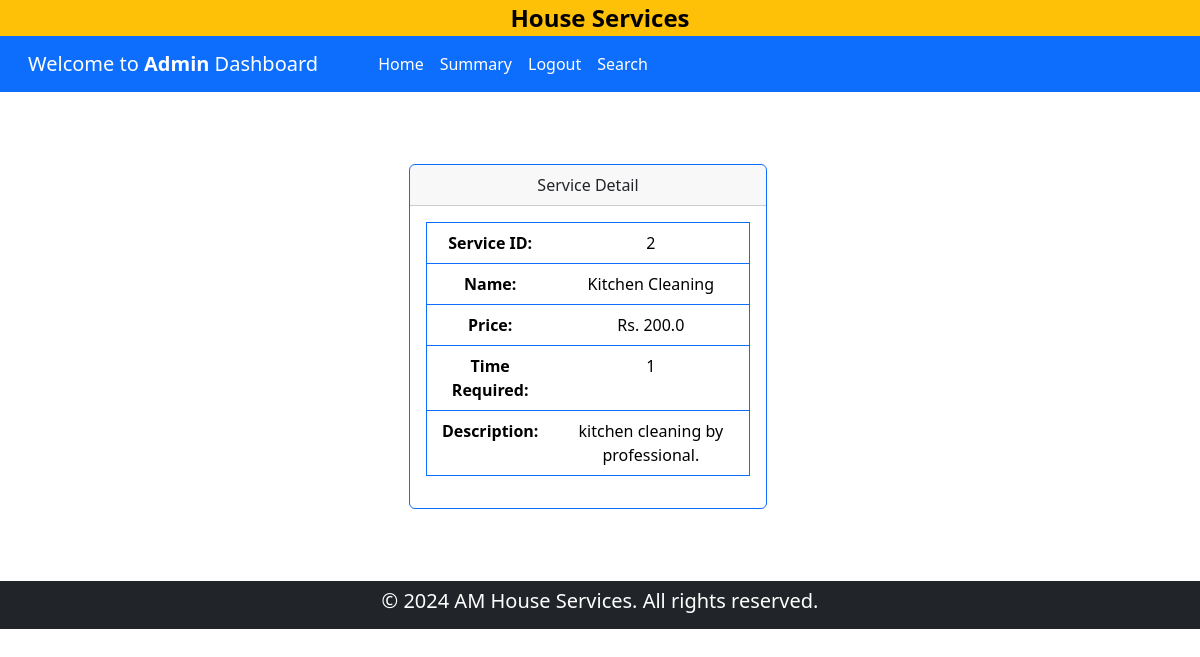
The page /admin/show_detail/service/2 on the database its author committed.
### backened/modals.py (models this page shows)
class Service(db.Model):
    __tablename__ = "service"
    id = db.Column(db.Integer, primary_key=True)
    name = db.Column(db.String(120), nullable=False)
    price = db.Column(db.Float, nullable=False)
    time_required = db.Column(db.Integer, nullable=False)
    description = db.Column(db.Text, nullable=True)
    service_requests = db.relationship(
        "ServiceRequest", backref="service", lazy=True, cascade="all, delete-orphan"
    )

### backened/controller.py (the view)
@app.route("/admin/<task>/service/<id>", methods=["GET", "POST"])
def del_mod_service(task, id):
    if task == "delete":
        ser = Service.query.filter_by(id=id).first()
        db.session.delete(ser)
        db.session.commit()
        return redirect(url_for("adminDashboard"))
    else:
        ser = Service.query.get_or_404(id)
        if request.method == "POST":
            ser.name = request.form["sname"]
            ser.price = request.form["price"]
            ser.time_required = request.form["t_required"]
            ser.description = request.form["sdesc"]
            db.session.commit()
            return redirect(url_for("adminDashboard"))
        return render_template("modify_service.html", ser=ser)

### backened/controller.py (called while the page is built)
@app.route("/admin/show_detail/<item>/<id>")
def show_detail_admin(item, id):
    if item == "service":
        ser = Service.query.filter_by(id=id).first()
        return render_template("show_admin_detail.html", ser=ser, item=item)
    elif item == "service_request":
        serreq = ServiceRequest.query.filter_by(id=id).first()
        return render_template("show_admin_detail.html", serreq=serreq, item=item)
    elif item == "customer":
        cust = Customer.query.filter_by(id=id).first()
        return render_template("show_admin_detail.html", customer=cust, item=item)
    else:
        prof = Professional.query.filter_by(id=id).first()
        return render_template("show_admin_detail.html", prof=prof, item=item)

### templates/show_admin_detail.html (shortened to what this page needs)
{% extends 'admin_dashboard.html' %}
{% block content %}
    <div class="conatiner justify-content-center m-3">
        {% if item == 'service' %}
            <div class="my-5 row container-fluid align-items-center justify-content-center">
                <div class="col-8 col-lg-4 col-xl-4 my-4 ">
                    <div class="card border-primary">
                        <div class="card-header text-center">
                            Service Detail
                        </div>
                        <div class="card-body text-center">
                            <table class="table border border-primary">
                                <tr>
                                    <th>Service ID:</th>
                                    <td>{{ ser.id }}</td>
                                </tr>
                                <tr>
                                    <th> Name:</th>
                                    <td>{{ ser.name }}</td>
                                </tr>
                                <tr>
                                    <th>Price:</th>
                                    <td>Rs.  {{ ser.price }}</td>
                                </tr>
                                <tr>
                                    <th>Time Required:</th>
                                    <td>{{ ser.time_required }}</td>
                                </tr>
                                <tr>
                                    <th>Description:</th>
                                    <td>{{ ser.description }}</td>
                                </tr>
                            </table>
                        </div>
                    </div>
                </div>
            </div>
        {% endif %}
    </div>
{% endblock content %}

### rows shown on the page
Service: id "2", name "Kitchen Cleaning", price "200.0", time_required "1", description "kitchen cleaning by professional."
